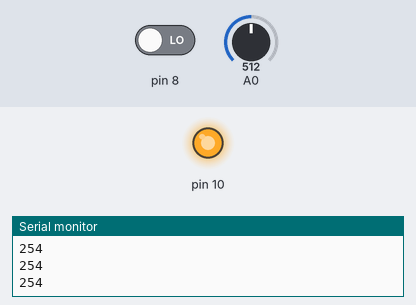
Recording of a sketch running on a simulated Arduino Uno, built with avr-gcc and run on an emulated ATmega328P. Shown: output pins drawn as LEDs (lit = HIGH), the last lines printed to the serial monitor. The inputs (shaded band) are chosen by the test bench; at power-on: A0 = 512, pin 8 LOW.

Above: at 1.2 s.
1.3 s: A0 set to 306
At 2.5 s:
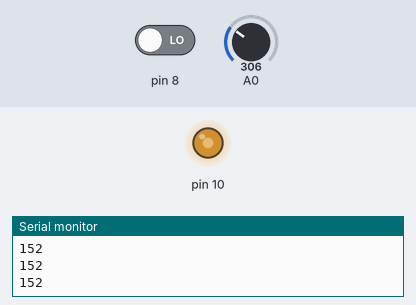
2.8 s: pin 8 driven HIGH
At 3.8 s:
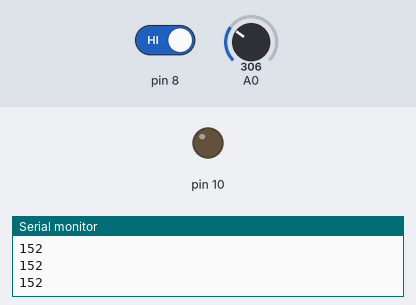
4.3 s: pin 8 driven LOW
At 4.6 s:
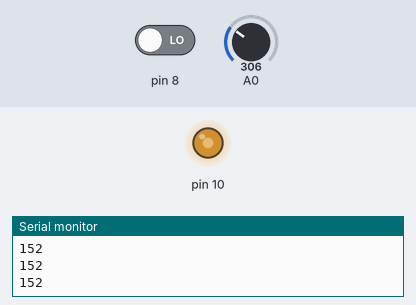
5.8 s: A0 set to 122
At 7.0 s:
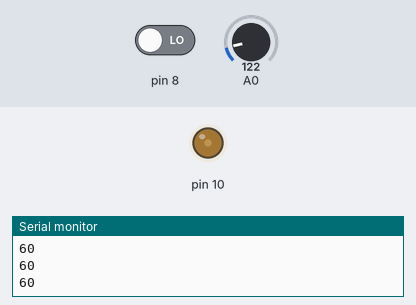
7.3 s: A0 set to 0
At 8.4 s:
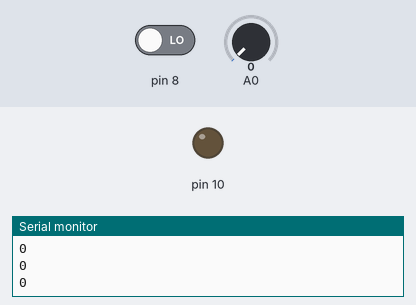
Timing chart, 0 to 9.8 s (numbered marks = the images above; inputs shaded):
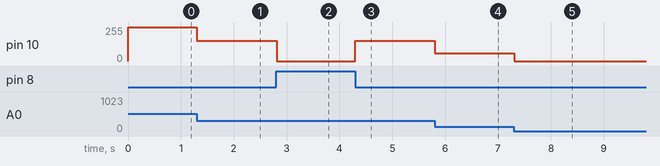

Measured:
- after the input at 1.3 s, pin 10: 254/255 → 152/255 at once
- after the input at 2.8 s, pin 10: 152/255 → 0/255 at once
- after the input at 4.3 s, pin 10: 0/255 → 152/255 at once
- after the input at 5.8 s, pin 10: 152/255 → 60/255 at once
- after the input at 7.3 s, pin 10: 60/255 → 0/255 at once

The sketch:

lab5-2.ino
```cpp
// C++ code
//
void setup()
{
  pinMode(10, OUTPUT);
  pinMode(8, INPUT);
  Serial.begin(9600);
}

void loop()
{
  int val = analogRead(A0);
  int buttonState = digitalRead(8);
  val = map(val,0,1023,0,509);
  Serial.println(val);
  analogWrite(10,val);
  delay(100);
  while(buttonState = digitalRead(8))
  {
     digitalWrite(10, LOW);
  }
}
```
